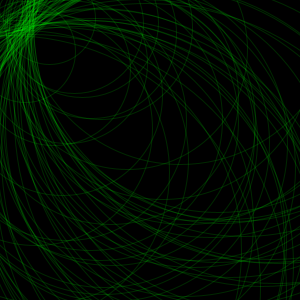
Frame 1 (no input)
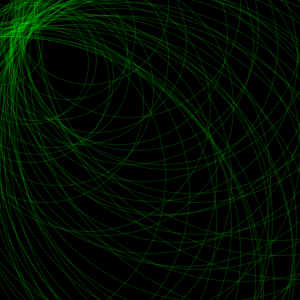
Frame 60 (the mouse pressed at the canvas centre just before this capture)
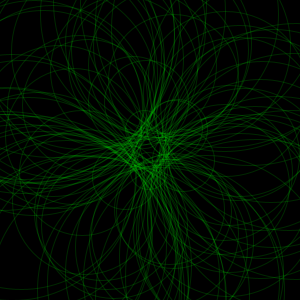
Frame 120 (the mouse held since frame 60 and released just before this capture)

The Processing sketch that drew these frames (run headless with seeded random() and noise(); from frame 60 on, the mouse is pressed at the canvas centre):

// Processing sketch: processing_5923
// ── processing_5923.pde

int num = 100;
float maxVel = 2;
float[] x = new float[num];
float[] y = new float[num];
float[] xv = new float[num];
float[] yv = new float[num];
float distance;
float maxDistance;

void setup() {
  size(300,300);
  maxDistance = dist(0,0,width,height);
  smooth();
  stroke(0,255,0,40);
  noFill();
  strokeWeight(1);
  for (int i=0; i<num; i++) {
    x[i] = random(0,width);
    y[i] = random(0,height);
    xv[i] = random(-maxVel,maxVel);
    yv[i] = random(-maxVel,maxVel);
  }
}

void draw() {
  background(0);
  for (int i=0; i<num; i++) {
    distance = dist(mouseX,mouseY,x[i],y[i]);
    float xs = distance*1.75;
    ellipse(x[i],y[i],xs,xs);
    if ((x[i] < 0) || (x[i] > width)) {
      xv[i] *= -1;
    }
    if ((y[i] < 0) || (y[i] > height)) {
      yv[i] *= -1;
    }
    x[i] += xv[i];
    y[i] += yv[i];
  }
}
